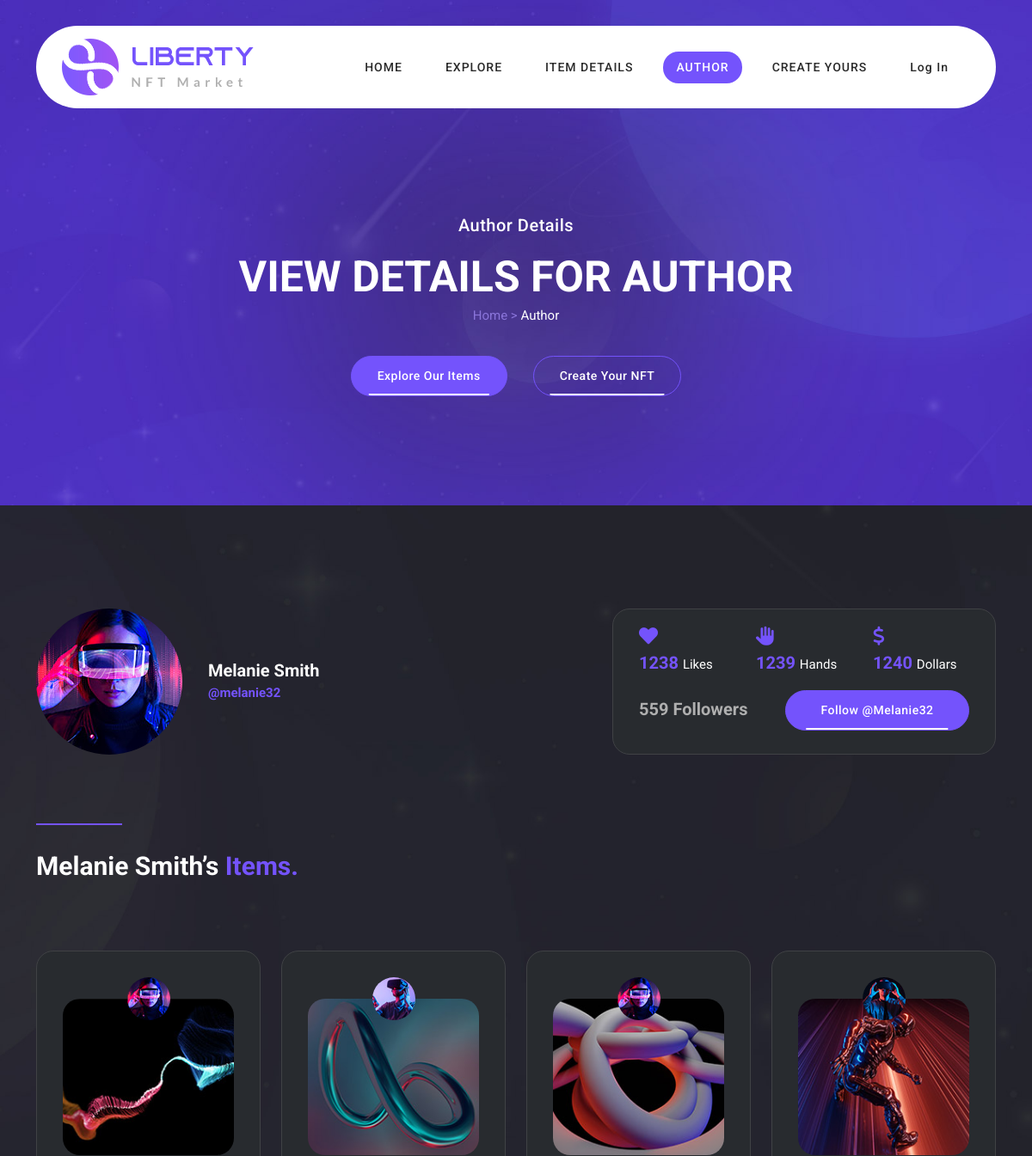
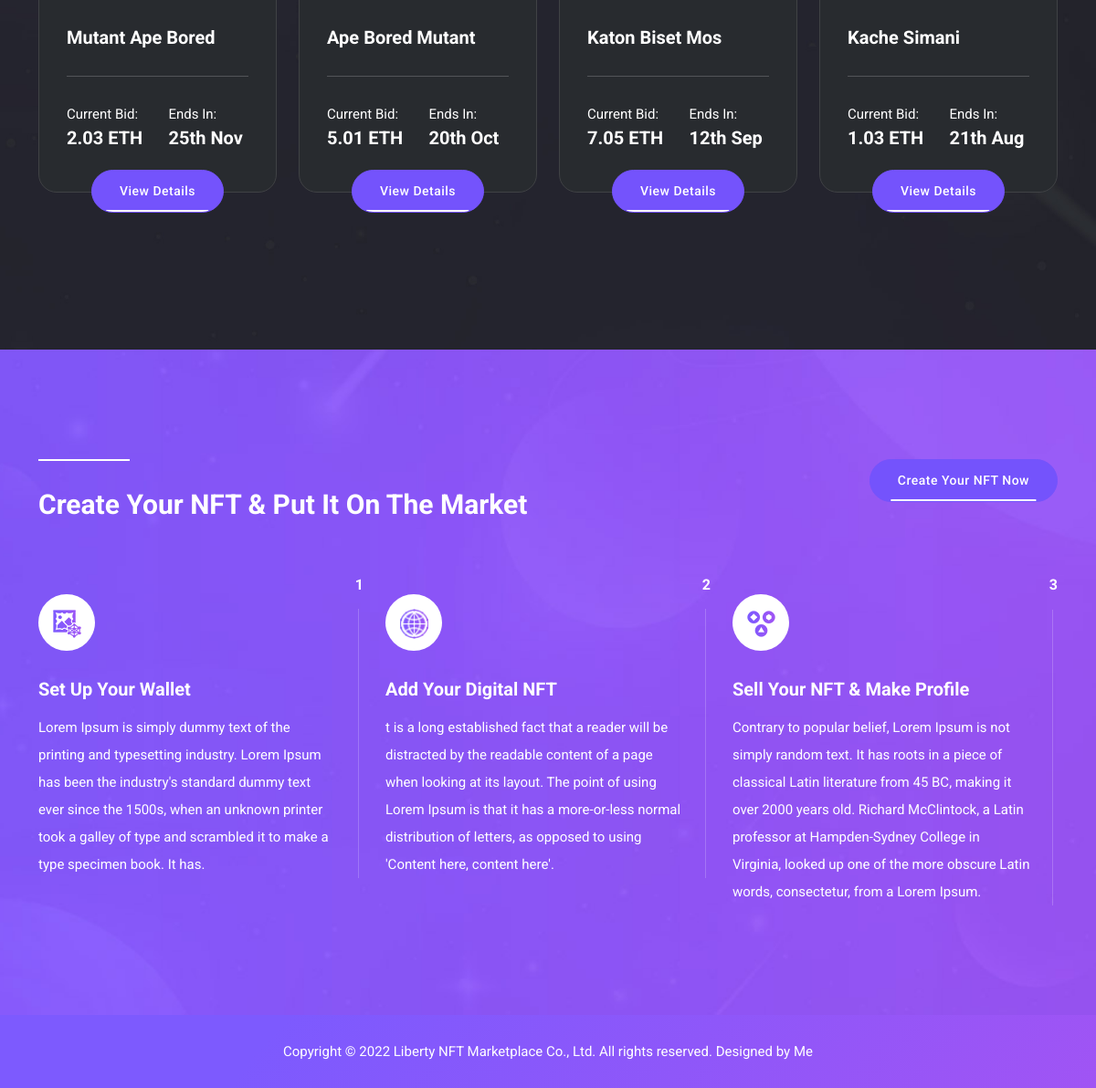
Page /author/ on the committed database (2 pictures, top to bottom).
### main/models.py (models this page shows)
class Header(models.Model):
    img = models.ImageField('Header Logo Image', upload_to='images')
    path1 = models.CharField('Header Path 1', max_length=50)
    path2 = models.CharField('Header Path 2', max_length=50)
    path3 = models.CharField('Header Path 3', max_length=50)
    path4 = models.CharField('Header Path 4', max_length=50)
    path5 = models.CharField('Header Path 5', max_length=50)
    class Meta:
        verbose_name = 'Header'
        verbose_name_plural = 'Header'

class GeneralTitle(models.Model):
    title1 = models.CharField('General Title 1', max_length=50)
    subtitle1 = models.CharField('General Title Subtitle 1', max_length=80)
    page_name1 = models.CharField('General Title Page Name 1', max_length=50)
    title2 = models.CharField('General Title 2', max_length=50)
    subtitle2 = models.CharField('General Title Subtitle 2', max_length=80)
    page_name2 = models.CharField('General Title Page Name 2', max_length=50)
    title3 = models.CharField('General Title 3', max_length=50)
    subtitle3 = models.CharField('General Title Subtitle 3', max_length=80)
    page_name3 = models.CharField('General Title Page Name 3', max_length=50)
    title4 = models.CharField('General Title 4', max_length=50)
    subtitle4 = models.CharField('General Title Subtitle 4', max_length=80)
    page_name4 = models.CharField('General Title Page Name 4', max_length=50)
    title4 = models.CharField('General Title 4', max_length=50)
    subtitle4 = models.CharField('General Title Subtitle 4', max_length=80)
    page_name4 = models.CharField('General Title Page Name 4', max_length=50)
    title5 = models.CharField('General Title 5', max_length=50)
    subtitle5 = models.CharField('General Title Subtitle 5', max_length=80)
    page_name5 = models.CharField('General Title Page Name 5', max_length=50)
    title6 = models.CharField('General Title 6', max_length=50)
    subtitle6 = models.CharField('General Title Subtitle 6', max_length=80)
    page_name6 = models.CharField('General Title Page Name 6', max_length=50)
    btn_name1 = models.CharField('General Title Button Name 1', max_length=50)
    btn_name2 = models.CharField('General Title Button Name 2', max_length=50)

class AuthorPage(models.Model):
    img = models.ImageField('Image', upload_to='images')
    name = models.CharField('Name', max_length=50)
    name_link = models.CharField('Name Link', max_length=50)
    like = models.CharField('Like', max_length=50)
    hand = models.CharField('Hand', max_length=50)
    dollar = models.CharField('Dollar', max_length=50)
    like_count1 = models.PositiveIntegerField('Likes Count 1')
    like_count2 = models.PositiveIntegerField('Likes Count 2')
    like_count3 = models.PositiveIntegerField('Likes Count 3')
    followers = models.CharField('Followers', max_length=60)
    btn_name = models.CharField('Button Name', max_length=40)

class Title(models.Model):
    title1 = models.CharField('Titles Title 1', max_length=80)
    colored_title1 = models.CharField('Titles Colored Title 1', max_length=50)
    title2 = models.CharField('Titles Title 2', max_length=80)
    colored_title2 = models.CharField('Titles Colored Title 2', max_length=50)
    title3 = models.CharField('Titles Title 3', max_length=80)
    colored_title3 = models.CharField('Titles Colored Title 3', max_length=50)
    title4 = models.CharField('Titles Title 4', max_length=80)
    colored_title4 = models.CharField('Titles Colored Title 4', max_length=50)
    title5 = models.CharField('Titles Title 5', max_length=80)
    colored_title5 = models.CharField('Titles Colored Title 5', max_length=50)
    title6 = models.CharField('Titles Title 6', max_length=80)
    colored_title6 = models.CharField('Titles Colored Title 6', max_length=50)
    title7 = models.CharField('Titles Title 7', max_length=80)
    colored_title7 = models.CharField('Titles Colored Title 7', max_length=50)
    title8 = models.CharField('Titles Title 8', max_length=80)
    colored_title8 = models.CharField('Titles Colored Title 8', max_length=50)
    title9 = models.CharField('Titles Title 1', max_length=80)

class AuthorContent(models.Model):
    profile_img = models.ImageField('Profile Image', upload_to='images')
    img = models.ImageField('Image', upload_to='images')
    title = models.CharField('Title', max_length=50)
    subtitle1 = models.CharField('Subtitle 1', max_length=50)
    subtitle2 = models.CharField('Subtitle 2', max_length=50)
    info1 = models.CharField('Info 1', max_length=50)
    info2 = models.CharField('Info 2', max_length=50)
    btn_name = models.CharField('Button Name', max_length=50)

class YourNft(models.Model):
    title = models.CharField('Your Nft Title', max_length=50)
    btn_name = models.CharField('Your Nft Button Name', max_length=40)

class YourNftContent(models.Model):
    img = models.ImageField('Your Nft Image', upload_to='images')
    title = models.CharField('Your Nft Title', max_length=50)
    text = models.TextField('Your Nft Text')

class Footer(models.Model):
    text = models.TextField('Footer Text')
    class Meta:
        verbose_name = 'Footer'
        verbose_name_plural = 'Footer'

### main/views.py (the view)
# urls.py: path('author/', views.author, name='author'),
def author(request):
    author = AuthorPage.objects.all()[0]
    author_content = AuthorContent.objects.all()
    return render(request, 'main/author.html', context={
        'header_content':double_content()[0],
        'titles':double_content()[1],
        'footer':double_content()[2],
        'general_title':double_content()[3],
        'author':author,
        'author_content':author_content,
        'homepage_nft':double_content()[4],
        'homepage_nft_content':double_content()[5],
	    'link':'author'
    })

### main/views.py (called while the page is built)
def double_content():
    header_content = Header.objects.all()[0]
    titles = Title.objects.all()[0]
    footer = Footer.objects.all()[0]
    general_title = GeneralTitle.objects.all()[0]
    homepage_nft = YourNft.objects.all()[0]
    homepage_nft_content = YourNftContent.objects.all()
    return [header_content, titles, footer, general_title, homepage_nft, homepage_nft_content]

### main/templates/main/author.html
{% extends 'main/base.html' %}
  {% block body %}
  <div class="page-heading normal-space">
    <div class="container">
      <div class="row">
        <div class="col-lg-12">
          <h6>{{ general_title.title3 }}</h6>
          <h2>{{ general_title.subtitle3 }}</h2>
          <span>Home > <a href="#">{{ general_title.page_name3 }}</a></span>
            <div class="buttons">
              <div class="main-button">
                <a href="{% url 'explore' %}">{{ general_title.btn_name1 }}</a>
              </div>
              <div class="border-button">
                <a href="{% url 'create' %}">{{ general_title.btn_name2 }}</a>
              </div>
            </div>
          </div>
        </div>
      </div>
    </div>
    <div class="author-page">
      <div class="container">
        <div class="row">
          <div class="col-lg-6">
            <div class="author">
              <img src="{{ author.img.url }}" alt="" style="border-radius: 50%; max-width: 170px;">
              <h4>{{ author.name }} <br> <a href="#">@{{ author.name_link }}</a></h4>
            </div>
          </div>
          <div class="col-lg-6">
            <div class="right-info">
              <div class="row">
                <div class="col-4">
                  <div class="info-item">
                    <i class="fa fa-heart"></i>
                    <h6>{{ author.like_count1 }} <em>{{ author.like }}</em></h6>
                  </div>
                </div>
                <div class="col-4">
                  <div class="info-item">
                    <i class="fa fa-hand"></i>
                    <h6>{{ author.like_count2 }} <em>{{ author.hand }}</em></h6>
                  </div>
                </div>
                <div class="col-4">
                  <div class="info-item">
                    <i class="fa fa-dollar"></i>
                    <h6>{{ author.like_count3 }} <em>{{ author.dollar }}</em></h6>
                  </div>
                </div>
              </div>
              <div class="row">
                <div class="col-5">
                  <h5>{{ author.followers }}</h5>
                </div>
                <div class="col-7">
                  <div class="main-button">
                    <a href="#">{{ author.btn_name }} @{{ author.name_link }}</a>
                  </div>
                </div>
              </div>
            </div>
          </div>
          <div class="col-lg-12">
            <div class="section-heading">
              <div class="line-dec"></div>
              <h2>{{ titles.title6 }} <em>{{ titles.colored_title6 }}</em></h2>
            </div>
          </div>
          {% for i in author_content %}
            <div class="col-lg-3 col-md-6">
              <div class="item">
                <div class="row">
                  <div class="col-lg-12">
                    <span class="author">
                      <img src="{{ i.profile_img.url }}" alt="" style="max-width: 50px; border-radius: 50%;">
                    </span>
                    <img src="{{ i.img.url }}" alt="" style="border-radius: 20px;">
                    <h4>{{ i.title }}</h4>
                  </div>
                  <div class="col-lg-12">
                    <div class="line-dec"></div>
                    <div class="row">
                      <div class="col-6">
                        <span>{{ i.subtitle1 }} <br> <strong>{{ i.info1 }}</strong></span>
                      </div>
                      <div class="col-6">
                        <span>{{ i.subtitle2 }} <br> <strong>{{ i.info2 }}</strong></span>
                      </div>
                    </div>
                  </div>
                  <div class="col-lg-12">
                    <div class="main-button">
                      <a href="/detail/1/">{{ i.btn_name }}</a>
                    </div>
                  </div>
                </div>
              </div>
            </div>
          {% endfor %}
        </div>
      </div>
    </div>
    {% include 'inc/_your_nft.html' %}
  {% endblock %}

### main/templates/main/base.html (shortened to what this page needs)
{% load static %}
<!DOCTYPE html>
<html lang="en">
  <head>
    <link href="{% static 'vendor/bootstrap/css/bootstrap.min.css' %}" rel="stylesheet">
    <link rel="stylesheet" href="{% static 'assets/css/fontawesome.css' %}">
    <link rel="stylesheet" href="{% static 'assets/css/templatemo-liberty-market.css' %}">
    <link rel="stylesheet" href="{% static 'assets/css/owl.css' %}">
    <link rel="stylesheet" href="{% static 'assets/css/animate.css' %}">
    <link rel="stylesheet"href="https://unpkg.com/swiper@7/swiper-bundle.min.css"/>
    <link rel="stylesheet" href="../../static/assets/css/style.css">
  </head>
<body>
  <header class="header-area header-sticky">
    <div class="container">
        <div class="row">
            <div class="col-12">
                <nav class="main-nav">
                    <a href="{% url 'index' %}" class="logo">
                        <img src="{{ header_content.img.url }}" alt="">
                    </a>
                    <ul class="nav">
                        <li><a href="{% url 'index' %}" class="{% if link  == 'index' %}active{% endif %}">{{ header_content.path1 }}</a></li>
                        <li><a href="{% url 'explore' %}" class="{% if link == 'explore' %}active{% endif %}">{{ header_content.path2 }}</a></li>
                        <li><a href="/detail/1/" class="{% if link == 'index_detail' %}active{% endif %}">{{ header_content.path3 }}</a></li>
                        <li><a href="{% url 'author' %}" class="{% if link == 'author' %}active{% endif %}">{{ header_content.path4 }}</a></li>
                        <li><a href="{% url 'create' %}" class="{% if link == 'create' %}active{% endif %}">{{ header_content.path5 }}</a></li>
                        {% if user.is_authenticated %}
                          <li><a href="{% url 'logout' %}">Log Out</a></li>
                        {% else %}
                          <li><a href="{% url 'login_request' %}" class="{% if link == 'login' %}active{% endif %}">Log In</a></li>
                        {% endif %}
                      </ul>
                </nav>
            </div>
        </div>
    </div>
  </header>
    {% block body %}{% endblock %}
  <footer>
    <div class="container">
      <div class="row">
        <div class="col-lg-12">
          <p>{{ footer.text }}</p>
        </div>
      </div>
    </div>
  </footer>
  </body>
</html>

### main/templates/inc/_your_nft.html
{% load static %}
<div class="create-nft">
    <div class="container">
      <div class="row">
        <div class="col-lg-8">
          <div class="section-heading">
            <div class="line-dec"></div>
            <h2>{{ homepage_nft.title }}</h2>
          </div>
        </div>
        <div class="col-lg-4">
          <div class="main-button">
            <a href="{% url 'create' %}">{{ homepage_nft.btn_name }}</a>
          </div>
        </div>
        {% for i in homepage_nft_content %}
          <div class="col-lg-4">
            <div class="item first-item">
              <div class="number">
                <h6>{{ i.id }}</h6>
              </div>
              <div class="icon">
                <img src="{{ i.img.url }}" alt="">
              </div>
              <h4>{{ i.title }}</h4>
              <p>{{ i.text }}.</p>
            </div>
          </div>
        {% endfor %}
      </div>
    </div>
  </div>

### rows in the picture
Header: img (picture), path1 "HOME", path2 "EXPLORE", path3 "ITEM DETAILS", path4 "AUTHOR", path5 "CREATE YOURS"
GeneralTitle: title3 "Author Details", subtitle3 "VIEW DETAILS FOR AUTHOR", page_name3 "Author", btn_name1 "Explore Our Items", btn_name2 "Create Your NFT"
AuthorPage: img (picture), name "Melanie Smith", name_link "melanie32", like_count1 "1238", like "Likes", like_count2 "1239", hand "Hands", like_count3 "1240", dollar "Dollars", followers "559 Followers", btn_name "Follow", name_link "Melanie32"
Title: title6 "Melanie Smith’s", colored_title6 "Items."
AuthorContent: profile_img (picture), img (picture), title "Mutant Ape Bored", subtitle1 "Current Bid:", info1 "2.03 ETH", subtitle2 "Ends In:", info2 "25th Nov", btn_name "View Details"
AuthorContent: profile_img (picture), img (picture), title "Ape Bored Mutant", subtitle1 "Current Bid:", info1 "5.01 ETH", subtitle2 "Ends In:", info2 "20th Oct", btn_name "View Details"
AuthorContent: profile_img (picture), img (picture), title "Katon Biset Mos", subtitle1 "Current Bid:", info1 "7.05 ETH", subtitle2 "Ends In:", info2 "12th Sep", btn_name "View Details"
AuthorContent: profile_img (picture), img (picture), title "Kache Simani", subtitle1 "Current Bid:", info1 "1.03 ETH", subtitle2 "Ends In:", info2 "21th Aug", btn_name "View Details"
YourNft: title "Create Your NFT & Put It On The Market", btn_name "Create Your NFT Now"
YourNftContent: id "1", img (picture), title "Set Up Your Wallet", text "Lorem Ipsum is simply dummy text of the printing and typesetting industry. Lorem Ipsum has been the industry's standard dummy text ever since the 1500s, when an unknown printer took a galley of type and scrambled it to make a type specimen book. It has"
YourNftContent: id "2", img (picture), title "Add Your Digital NFT", text "t is a long established fact that a reader will be distracted by the readable content of a page when looking at its layout. The point of using Lorem Ipsum is that it has a more-or-less normal distribution of letters, as opposed to using 'Content here, content here'"
YourNftContent: id "3", img (picture), title "Sell Your NFT & Make Profile", text "Contrary to popular belief, Lorem Ipsum is not simply random text. It has roots in a piece of classical Latin literature from 45 BC, making it over 2000 years old. Richard McClintock, a Latin professor at Hampden-Sydney College in Virginia, looked up one of the more obscure Latin words, consectetur, from a Lorem Ipsum"
Footer: text "Copyright © 2022 Liberty NFT Marketplace Co., Ltd. All rights reserved. Designed by Me"
